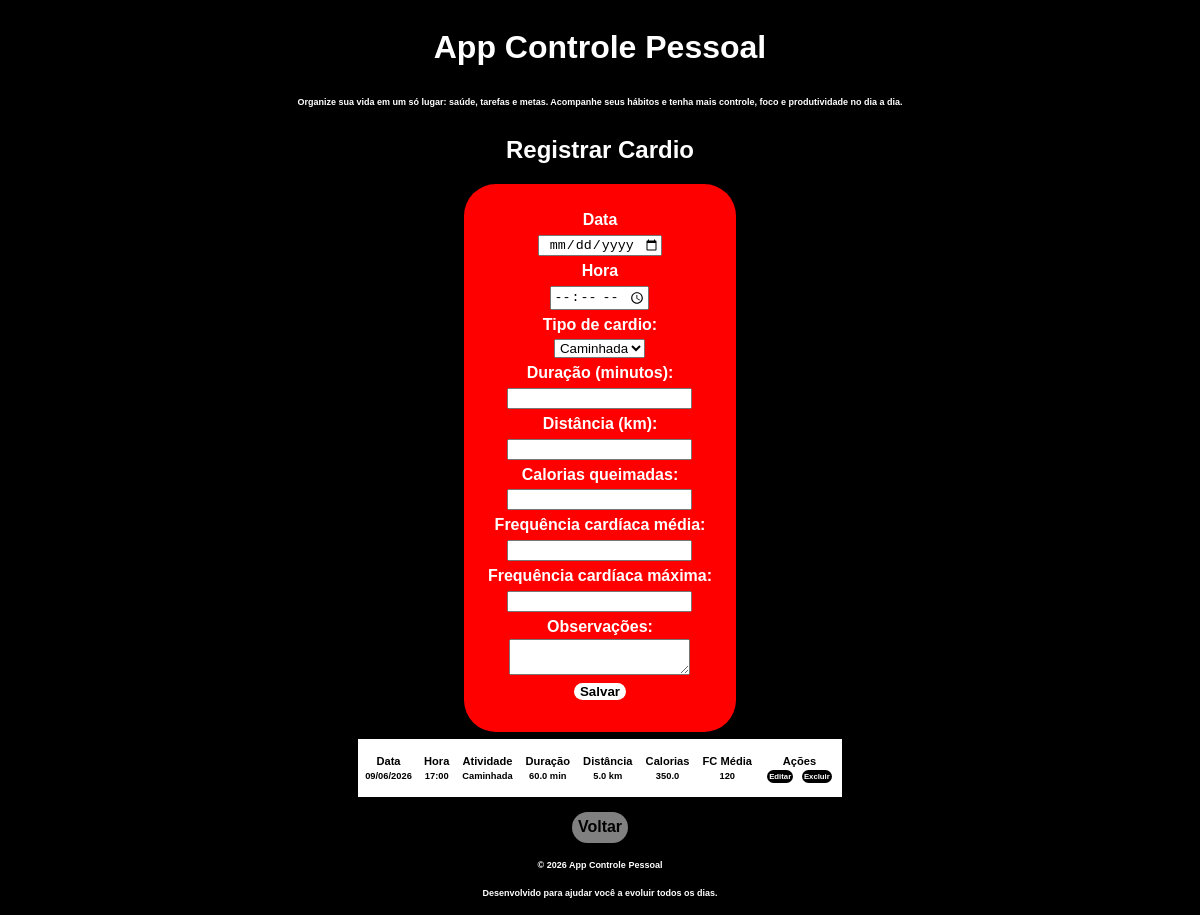
Page /cardio (signed in) on the committed database.
### models.py (models this page shows)
class Cardio(db.Model):
    __tablename__ = "cardios"
    id = db.Column(db.Integer, primary_key=True)
    usuario_id = db.Column(db.Integer,db.ForeignKey("usuarios.id"),nullable=False)
    data = db.Column(db.Date, nullable=False)
    hora = db.Column(db.String(20), nullable=False)
    atividade = db.Column(db.String(100), nullable=False)
    duracao = db.Column(db.Float, nullable=False)
    distancia = db.Column(db.Float, nullable=True)
    calorias = db.Column(db.Float, nullable=True)
    frequencia_media = db.Column(db.Integer, nullable=True)
    frequencia_maxima = db.Column(db.Integer, nullable=True)
    observacoes = db.Column(db.Text, nullable=True)

### controllers/cardio.py (the view, shortened to what this page needs)
@bp_cardio.route("/cardio", methods=["GET", "POST"])
def add_cardio():
    lista_atividades = Atividades.query.all()
    lista = Cardio.query.filter_by(usuario_id=session["usuario_id"]).order_by(
        Cardio.atividade.desc()
    ).all()
    return render_template(
        "site/forms/exercicios/registrar-cardio.html",
        atividades= lista_atividades,
        lista=lista
    )

### templates/site/forms/exercicios/registrar-cardio.html (shortened to what this page needs)
{% extends "index.html" %}
{% block content %}
<h2>Registrar Cardio</h2>
<div class="form">
    <form method="POST">
        <label>Data</label>
        <input type="date" name="data" value="">
        <label>Hora</label>
        <input type="time" name="hora" value="">
        <label>Tipo de cardio:</label>
        <select name="atividade" required>
            <option value="Caminhada">Caminhada</option>
        </select>
        <label>Duração (minutos):</label>
        <input type="text" name="duracao" required>
        <label>Distância (km):</label>
        <input type="text" name="distancia">
        <label>Calorias queimadas:</label>
        <input type="number" name="calorias">
        <label>Frequência cardíaca média:</label>
        <input type="number" name="frequencia_media">
        <label>Frequência cardíaca máxima:</label>
        <input type="number" name="frequencia_maxima">
        <label>Observações:</label>
        <textarea name="observacoes"></textarea>
        <button type="submit">Salvar</button>
    </form>
</div>
<div class="lista">
    <table>
        <thead>
            <tr>
                <th>Data</th>
                <th>Hora</th>
                <th>Atividade</th>
                <th>Duração</th>
                <th>Distância</th>
                <th>Calorias</th>
                <th>FC Média</th>
                <th>Ações</th>
            </tr>
        </thead>
        <tbody>
            {% for cardio in lista %}
            <tr>
                <td>{{ cardio.data.strftime("%d/%m/%Y") }}</td>
                <td>{{ cardio.hora }}</td>
                <td>{{ cardio.atividade }}</td>
                <td>{{ cardio.duracao }} min</td>
                <td>{{ cardio.distancia }} km</td>
                <td>{{ cardio.calorias }}</td>
                <td>{{ cardio.frequencia_media }}</td>
                <td>
                    <a class="acao" href="/editar-cardio/{{ cardio.id }}">Editar</a>
                    <a class="acao" href="/excluir-cardio/{{ cardio.id }}">Excluir</a>
                </td>
            </tr>
            {% endfor %}
        </tbody>
    </table>
</div>
<a class="acao" href="/">Voltar</a>
{% endblock %}

### static/style.css (style rules this page uses)
body { background-color: black; color: white; font-weight: bold; font-family: Arial, Helvetica, sans-serif; display: flex; flex-direction: column; justify-content: center; align-items: center; }
.form { background-color: red; display: flex; flex-direction: column; justify-content: center; align-items: center; padding: 1.5em; border-radius: 2em; }
.form form { display: flex; flex-direction: column; justify-content: center; align-items: center; }
.form form label, input, select { display: flex; justify-self: center; margin-block: 0.2em; text-align: center; }
.form button { width: fit-content; margin: 0.5rem; font-family: 'Lucida Sans', 'Lucida Sans Regular', 'Lucida Grande', 'Lucida Sans Unicode', Geneva, Verdana, sans-serif; font-weight: bold; background-color: white; cursor: pointer; border-radius: 1em; border: none; outline: none; }
.lista { background-color: white; color: black; margin: 0.5em; font-size: smaller; padding-block: 1em; }
.lista th, td { padding-inline: 0.5em; text-align: center; font-size: smaller; }
.lista td { font-size: 0.7em; }
.lista td a { margin-inline: 0.4em; background-color: black; color: white; text-decoration: none; border-radius: 1em; padding: 0.25em; font-size: smaller; }
.acao { font-weight: bold; background-color: gray; color: black; padding: 0.4em; cursor: pointer; border-radius: 1em; border: none; outline: none; text-decoration: none; margin: 0.5em; }

### rows in the picture
Cardio: data "09/06/2026", hora "17:00", atividade "Caminhada", duracao "60.0", distancia "5.0", calorias "350.0", frequencia_media "120"
